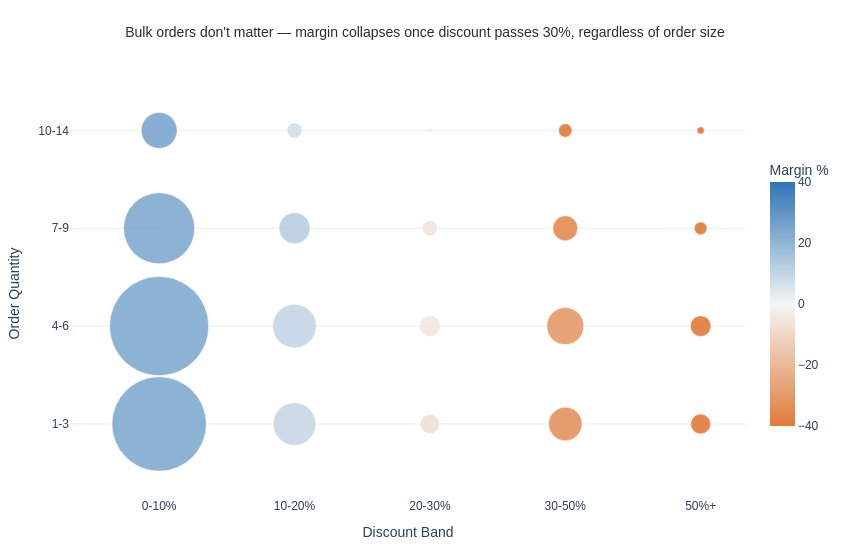

Notebook code for this chart:
### Markdown cell above
### Q7: How does order quantity interact with discount to affect profitability — are big discounted bulk orders actually worth it?

### Code cell
df['Qty_Bin'] = pd.cut(df['Quantity'], bins=[0, 3, 6, 9, 14],
                        labels=['1-3', '4-6', '7-9', '10-14'])
df['Disc_Bin'] = pd.cut(df['Discount'], bins=[-0.01, 0.1, 0.2, 0.3, 0.5, 1.0],
                         labels=['0-10%', '10-20%', '20-30%', '30-50%', '50%+'])

agg7 = (df.groupby(['Qty_Bin', 'Disc_Bin'], observed=True)
        .agg(Total_Sales=('Sales', 'sum'), Total_Profit=('Profit', 'sum'))
        .reset_index())
agg7['Margin'] = agg7['Total_Profit'] / agg7['Total_Sales'] * 100

# ── Step 1: Plotly Express base chart ─────────────────────────────────────
fig = px.scatter(
    agg7,
    x='Disc_Bin', y='Qty_Bin',
    size='Total_Sales', color='Margin',
    color_continuous_scale=[[0, '#E07B39'], [0.5, '#F5F5F5'], [1, '#2E75B6']],  # CVD-safe diverging
    color_continuous_midpoint=0,
    range_color=[-40, 40],          # added — caps the scale so the 50%+ discount extreme
                                     # doesn't wash out the genuinely strong 0-10% margins
    hover_data={'Margin': ':.2f'},
    labels={'Disc_Bin': 'Discount Band', 'Qty_Bin': 'Order Quantity',
            'Margin': 'Profit Margin (%)'},
    size_max=70
)

# ── Step 2: Customisation ──────────────────────────────────────────────────
fig.update_traces(marker=dict(line=dict(width=0.5, color='white'), opacity=0.9))

fig.update_layout(
    title=dict(
        text="Bulk orders don't matter — margin collapses once discount passes 30%, regardless of order size",
        font=dict(family='Arial', size=14, color='#2C2C2C'),
        x=0.5, xanchor='center', y=0.95
    ),
    font=dict(family='Arial', size=12),
    plot_bgcolor='white', paper_bgcolor='white',
    xaxis=dict(title='Discount Band', showgrid=False),
    yaxis=dict(title='Order Quantity', gridcolor='#EEEEEE'),
    coloraxis_colorbar=dict(title='Margin %', thickness=25, len=0.7),
    margin=dict(l=70, r=40, t=90, b=50),
    height=550, width=850
)

fig.show()

### Figure 1 — Plotly figure (JSON) as saved in the notebook; plotly's stock layout.template omitted (floating-point values rounded to 4 significant figures)
{"data": [{"customdata": [[23.53], [8.972], [-6.724], [-32.23], [-111.8], [23.58], [9.85], [-4.54], [-29.8], [-109.7], [23.31], [12.25], [-5.581], [-34.59], [-112.4], [24.41], [6.883], [-3.898], [-45.58], [-111.3]], "hovertemplate": "Discount Band=%{x}<br>Order Quantity=%{y}<br>Total_Sales=%{marker.size}<br>Profit Margin (%)=%{marker.color:.2f}<extra></extra>", "legendgroup": "", "marker": {"color": [23.53, 8.972, -6.724, -32.23, -111.8, 23.58, 9.85, -4.54, -29.8, -109.7, 23.31, 12.25, -5.581, -34.59, -112.4, 24.41, 6.883, -3.898, -45.58, -111.3], "coloraxis": "coloraxis", "line": {"color": "white", "width": 0.5}, "opacity": 0.9, "size": [3178956, 648509, 135279, 400654, 142173, 3506361, 681431, 159120, 489980, 152007, 1807643, 345430, 83175, 221068, 58316, 462407, 81926, 4966, 64376, 19128], "sizemode": "area", "sizeref": 715.6, "symbol": "circle"}, "mode": "markers", "name": "", "orientation": "v", "showlegend": false, "type": "scatter", "x": ["0-10%", "10-20%", "20-30%", "30-50%", "50%+", "0-10%", "10-20%", "20-30%", "30-50%", "50%+", "0-10%", "10-20%", "20-30%", "30-50%", "50%+", "0-10%", "10-20%", "20-30%", "30-50%", "50%+"], "xaxis": "x", "y": ["1-3", "1-3", "1-3", "1-3", "1-3", "4-6", "4-6", "4-6", "4-6", "4-6", "7-9", "7-9", "7-9", "7-9", "7-9", "10-14", "10-14", "10-14", "10-14", "10-14"], "yaxis": "y"}], "layout": {"coloraxis": {"cmax": 40, "cmid": 0, "cmin": -40, "colorbar": {"len": 0.7, "thickness": 25, "title": {"text": "Margin %"}}, "colorscale": [[0, "#E07B39"], [0.5, "#F5F5F5"], [1, "#2E75B6"]]}, "font": {"family": "Arial", "size": 12}, "height": 550, "legend": {"itemsizing": "constant", "tracegroupgap": 0}, "margin": {"b": 50, "l": 70, "r": 40, "t": 90}, "paper_bgcolor": "white", "plot_bgcolor": "white", "title": {"font": {"color": "#2C2C2C", "family": "Arial", "size": 14}, "text": "Bulk orders don't matter — margin collapses once discount passes 30%, regardless of order size", "x": 0.5, "xanchor": "center", "y": 0.95}, "width": 850, "xaxis": {"anchor": "y", "domain": [0, 1], "showgrid": false, "title": {"text": "Discount Band"}}, "yaxis": {"anchor": "x", "domain": [0, 1], "gridcolor": "#EEEEEE", "title": {"text": "Order Quantity"}}}}
